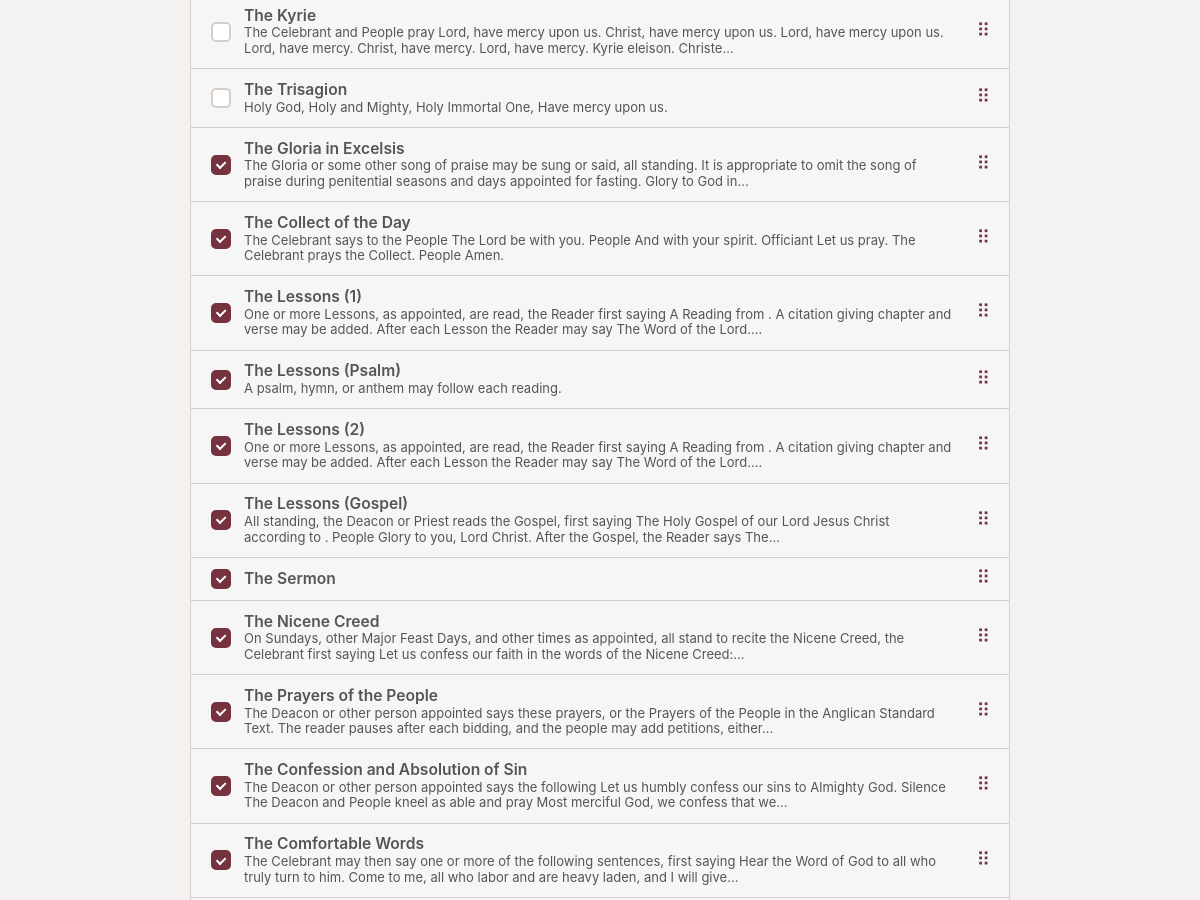
Before: /service/2 (middle part) with the older database file.
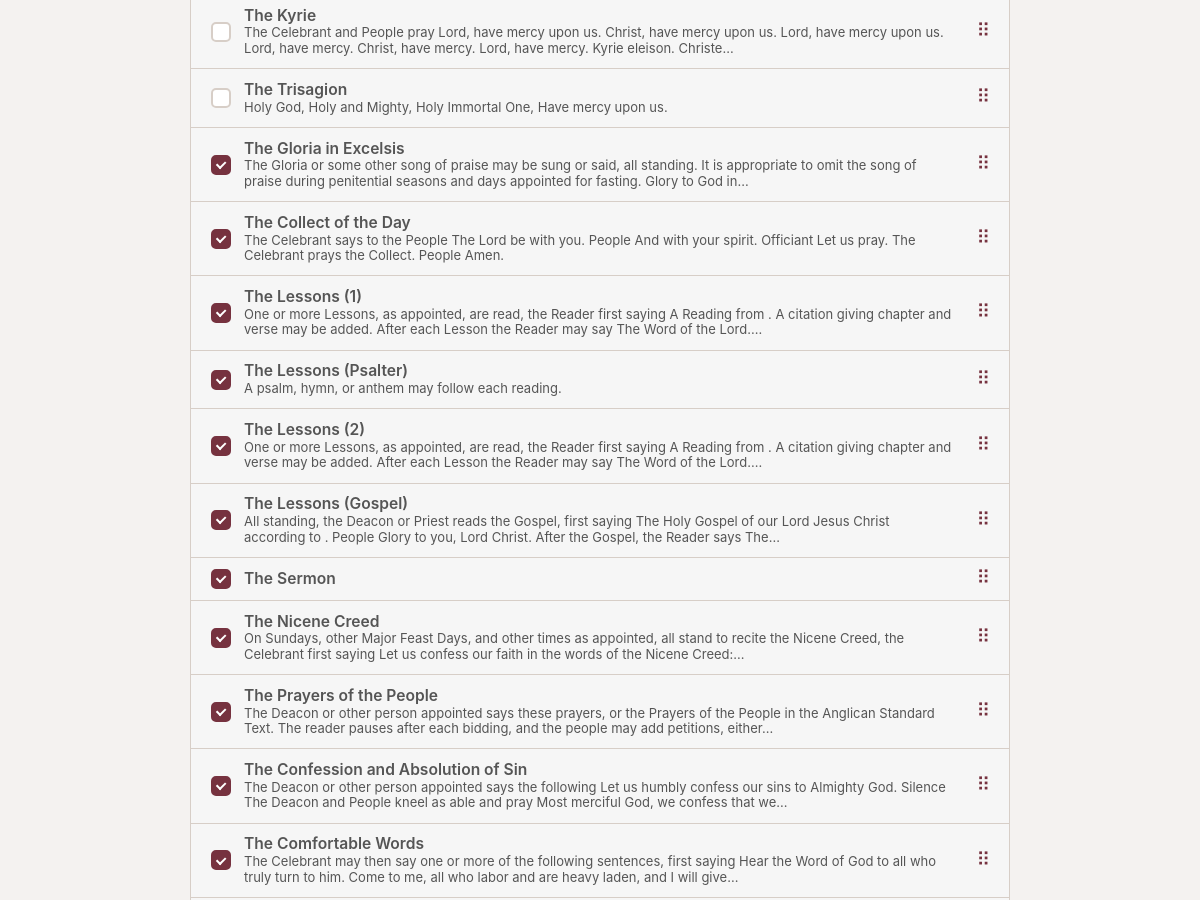
After: the same page with the newer database file.
### tables this page shows
CREATE TABLE "texts" ("id" INTEGER PRIMARY KEY, "data" JSON, type TEXT
generated always as (json_extract(data, '$.type')) virtual, filter_type TEXT
generated always as (json_extract(data, '$.filter.type')) virtual, filter_content TEXT
generated always as (json_extract(data, '$.filter.content')) virtual, text TEXT
generated always as (json_extract(data, '$.text')) virtual, title TEXT
generated always as (json_extract(data, '$.title')) virtual, default_order INTEGER
generated always as (json_extract(data, '$.default_order')) virtual, detailed_title text
generated always as (json_extract(data, '$.detailed_title')) virtual);

### ordinarium/routes.py (the view)
@bp.route("/service/<int:service_id>")
def service(service_id, rite="Renewed Ancient Text"):
    context = build_plan_context(service_id, rite)
    return render_template("service.html", **context)

### ordinarium/db.py (called while the page is built)
def get_db():
    if "db" not in g:
        g.db = sqlite3.connect(
            current_app.config["DATABASE"],
            detect_types=sqlite3.PARSE_DECLTYPES,
        )
        g.db.row_factory = sqlite3.Row
    return g.db

### ordinarium/liturgical_calendar.py (called while the page is built, shortened)
def resolve_observance_options(service_date):
    if not service_date:
        return []
    matches = _matching_holidays(service_date)
    if not matches:
        return []

def _matching_holidays(service_date):
    holidays = _load_holidays()
    if not holidays:
        return []

### ordinarium/routes.py (called while the page is built)
def get_user(email="ryanwillers@gmail.com"):
    db = get_db()
    user = db.execute(
        "select id, first_name, last_name, email from users where email=? limit 1",
        (email,),
    ).fetchone()
    return user

### ordinarium/templates/service.html (shortened to what this page needs)
{% extends 'base.html' %}
{% block content %}
<div id="page">
	<ul class="plan-list">
	{% for ordinary in ordinaries %}
		<li class="plan-row" draggable="true">
			<div class="plan-row-main">
				<label class="plan-item">
					<input type="checkbox" name="ordinaries" value="{{ ordinary.id }}" data-default-order="{{ ordinary.default_order }}" {% if not ordinary.disabled %}checked{% endif %}>
					<span class="plan-title">{% if ordinary.detailed_title %}{{ ordinary.detailed_title }}{% else %}{{ ordinary.title }}{% endif %}</span>
					{% if ordinary.text %}<small>{{ ordinary.text | markdown_template | striptags | clean | truncate(200) }}</small>{% endif %}
				</label>
				<span class="plan-handle" aria-hidden="true">⠿</span>
			</div>
		</li>
	{% endfor %}
	</ul>
</div>
{% endblock %}

### ordinarium/templates/base.html (shortened to what this page needs)
<!doctype html>
<html lang="en">
	<head>
		<link rel="stylesheet" href="{{ url_for('static', filename='styles/style.css') }}">
	</head>
	<body>
		<div id="inner-body">
			<main>
				{% block content %}{% endblock %}
			</main>
		</div>
	</body>
</html>

### ordinarium/static/styles/style.css (style rules this page uses)
:root { --header-font-family: -apple-system, BlinkMacSystemFont, 'Helvetica Neue', Helvetica, Arial, sans-serif; --body-font-family: apple-system-ui-serif, ui-serif, Georgia, serif; --body-background-color: #f4f2f0; --body-color: #565656; --rubric-color: #76323f; --header-background-color: #d7cec7; --line-color: #d7cec7; --body-font-size: 13pt; }
html { margin: 0; padding: 0; }
body { background-color: var(--header-background-color); color: var(--body-color); font-size: var(--body-font-size); margin: 0; padding: 0; font-family: var(--body-font-family); }
div#inner-body { background-color: var(--body-background-color); margin: 0; padding: 0; min-height: 100vh; }
main { max-width: 820px; margin: 0 auto; padding: 80px 20px 20px 20px; }

Changed rows visible on the page:
changed texts (number 6 of 13 on the later page): detailed_title "The Lessons (Psalm)" → "The Lessons (Psalter)"
